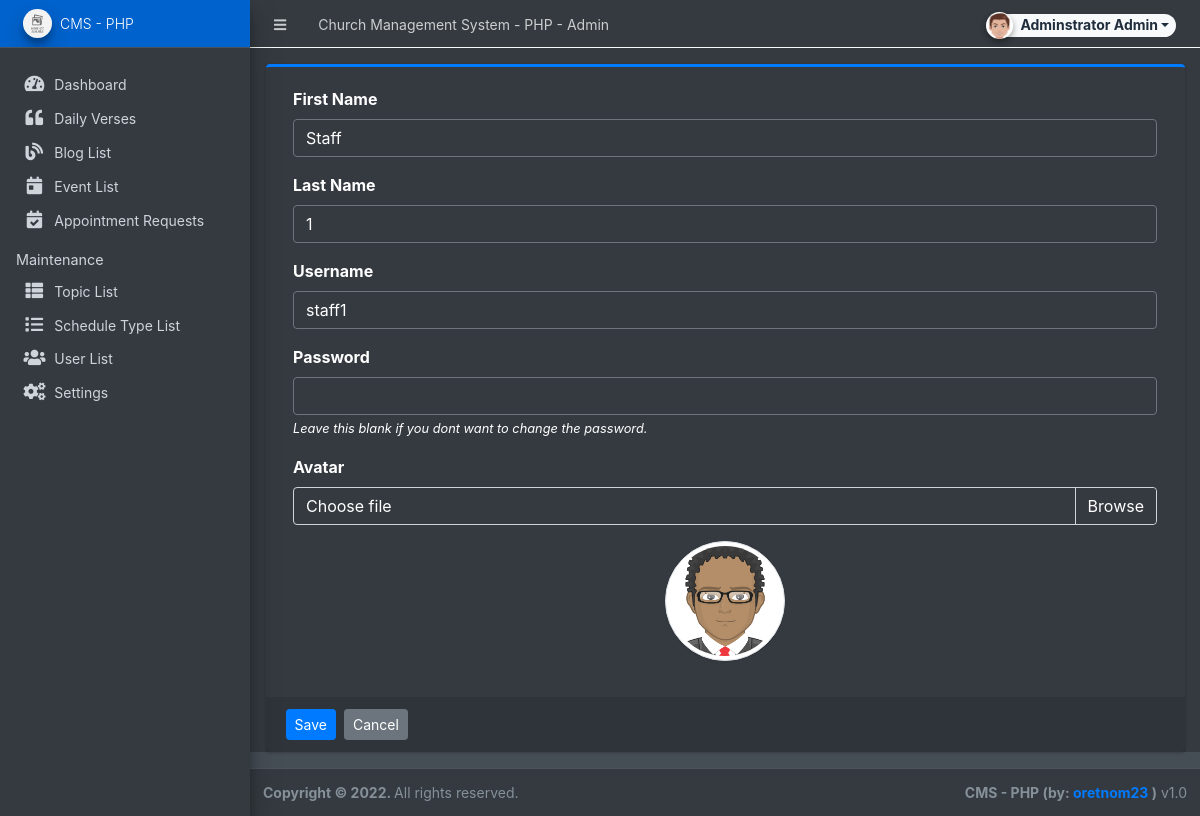
Screenshot of /admin/?page=user/manage_user&id=9 (signed in) with the database file from the repository.
### tables this page shows
CREATE TABLE `users` (
  `id` int(50) NOT NULL,
  `firstname` varchar(250) NOT NULL,
  `lastname` varchar(250) NOT NULL,
  `username` text NOT NULL,
  `password` text NOT NULL,
  `avatar` text DEFAULT NULL,
  `last_login` datetime DEFAULT NULL,
  `type` tinyint(1) NOT NULL DEFAULT 0,
  `date_added` datetime NOT NULL DEFAULT current_timestamp(),
  `date_updated` datetime DEFAULT NULL ON UPDATE current_timestamp()
);

### config.php (called while the page is built, shortened)
<?php
function validate_image($file){
	if(!empty($file)){
		if(is_file(base_app.$file)){
			return base_url.$file;
		}else{
			return base_url.'dist/img/no-image-available.png';
		}
	}else{
		return base_url.'dist/img/no-image-available.png';
	}
}
?>

### admin/user/manage_user.php (the view, shortened to what this page needs)
<?php
if(isset($_GET['id']) && $_GET['id'] > 0){
    $user = $conn->query("SELECT * FROM users where id ='{$_GET['id']}'");
    foreach($user->fetch_array() as $k =>$v){
        $meta[$k] = $v;
    }
}
?>
<div class="card card-outline card-primary">
	<div class="card-body">
		<div class="container-fluid">
			<form action="" id="manage-user">
				<div class="form-group">
					<label for="name">First Name</label>
					<input type="text" name="firstname" id="firstname" class="form-control" value="<?php echo isset($meta['firstname']) ? $meta['firstname']: '' ?>" required>
				</div>
				<div class="form-group">
					<label for="name">Last Name</label>
					<input type="text" name="lastname" id="lastname" class="form-control" value="<?php echo isset($meta['lastname']) ? $meta['lastname']: '' ?>" required>
				</div>
				<div class="form-group">
					<label for="username">Username</label>
					<input type="text" name="username" id="username" class="form-control" value="<?php echo isset($meta['username']) ? $meta['username']: '' ?>" required  autocomplete="off">
				</div>
				<div class="form-group">
					<label for="password">Password</label>
					<input type="password" name="password" id="password" class="form-control" value="" autocomplete="off" <?php echo isset($meta['id']) ? "": 'required' ?>>
                    <?php if(isset($_GET['id'])): ?>
					<small><i>Leave this blank if you dont want to change the password.</i></small>
                    <?php endif; ?>
				</div>
				<div class="form-group">
					<label for="" class="control-label">Avatar</label>
					<div class="custom-file">
		              <label class="custom-file-label" for="customFile">Choose file</label>
		            </div>
				</div>
				<div class="form-group d-flex justify-content-center">
					<img src="<?php echo validate_image(isset($meta['avatar']) ? $meta['avatar'] :'') ?>" alt="" id="cimg" class="img-fluid img-thumbnail">
				</div>
			</form>
		</div>
	</div>
	<div class="card-footer">
			<div class="col-md-12">
				<div class="row">
					<button class="btn btn-sm btn-primary mr-2" form="manage-user">Save</button>
					<a class="btn btn-sm btn-secondary" href="./?page=user/list">Cancel</a>
				</div>
			</div>
		</div>
</div>

### admin/user/manage_user.php (style rules this page uses)
img#cimg { height: 15vh; width: 15vh; object-fit: cover; border-radius: 100% 100%; }

### rows the page displays
users: firstname "Staff", lastname "1", username "staff1", avatar (picture)

### other values shown
$_settings->info('name') "Church Management System - PHP"
$_settings->userdata('firstname').' '.$_settings->userdata('lastname') "Adminstrator Admin"
$_settings->info('short_name') "CMS - PHP"
